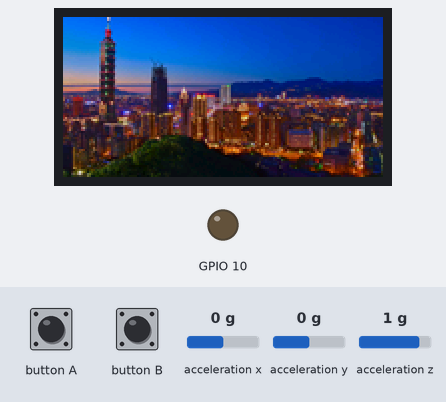
This sketch was run on a simulated ESP32. On the bench: 160×80 colour display, output pins drawn as LEDs (lit = HIGH). The test bench sets the inputs (shaded band); at power-on: acceleration x 0 g, acceleration y 0 g, acceleration z 1 g. What the sketch prints to the serial monitor is not drawn. At 3.0 s the program restarts the board; the recording ends there.

Above: at 0.3 s.
At 1.3 s:
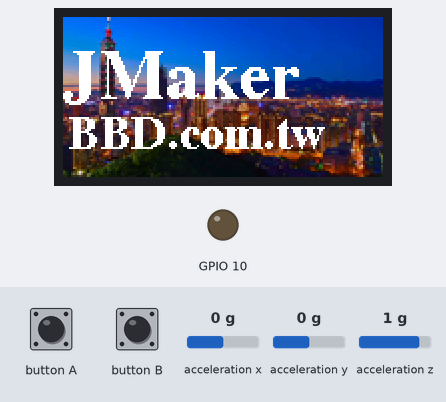
At 2.83 s:
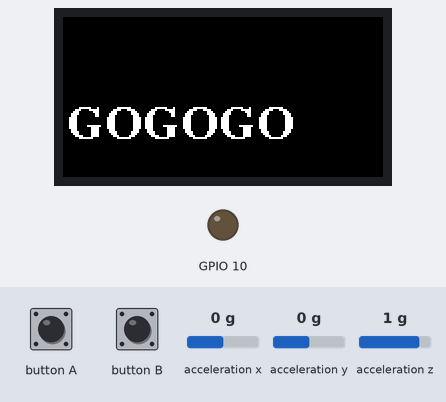

Measured:
- what the display in image 1 shows lasts 1.5 s, from 1.2 s to 2.7 s

The sketch:

IMU_data_analysis.ino
```cpp
//
#include "config.h"
#include "step_counting.h"
#include <Ticker.h>

#include "img1.h"
#include "img2.h"


#ifdef TARGET_M5STACK_GARY
  Ticker BeepTimer ;

  void beep_callback(int arg)
  {
    M5.Speaker.tone(NOTE_DH2, 200); //frequency 3000, with a duration of 200ms
    Serial.println("Beep!");
  }

#endif

void setup()
{
  M5.begin();               // Initialise the display

  #ifdef TARGET_M5STACK_GARY
    /*
    Power chip connected to gpio21, gpio22, I2C device
    Set battery charging voltage and current
    If used battery, please call this function in your project
    */
    M5.Power.begin();

  #endif

  int ret = M5.IMU.Init(); //return 0 is ok, return -1 is unknow
  Serial.printf("IMU init return value = %d\n",ret);

  #ifdef TARGET_M5STICK_C
    pinMode(M5_BUTTON_HOME, INPUT);  //設定ButtonA
    pinMode(M5_BUTTON_RST, INPUT);   //設定ButtonB
    pinMode(M5_LED, OUTPUT);         //設定內建的LED
  #endif

  M5.Lcd.fillScreen(TFT_BLACK); // 螢幕全黑

  M5.Lcd.setSwapBytes(true);  //要加這行，不然顏色會不正確
  M5.Lcd.setRotation(1);      //M5StickC預設LCD是直的，所以如果我們要讓它橫的顯示，就要轉90度。
  M5.Lcd.pushImage(0, 0, 160, 80, img1);  //顯示img1的圖片，x,y,寬,高,圖檔陣列名
  delay(1000);
  //M5.Lcd.fillScreen(BLACK);

  //顯示圖片，如果沒有清除畫面，文字就會壓在之前的圖片上
  //M5.Lcd.setFreeFont(&FreeSerifBold24pt7b);  //設定字型，請參考Adafruit GFX函式庫的資料
                                             //https://learn.adafruit.com/adafruit-gfx-graphics-library/using-fonts
  M5.Lcd.setFreeFont(&FreeSerifBold18pt7b);

  M5.Lcd.setCursor(0, 40);
  M5.Lcd.setTextColor(WHITE);
  M5.Lcd.setTextSize(1);
  M5.Lcd.printf("JMaker");
  M5.Lcd.setFreeFont(&FreeSerifBold12pt7b);
  M5.Lcd.setCursor(2, 65);
  M5.Lcd.setTextColor(WHITE);
  M5.Lcd.setTextSize(1);
  M5.Lcd.printf("BBD.com.tw");
  delay(1500);
  M5.Lcd.fillScreen(TFT_BLACK);

  M5.Lcd.setCursor(2, 60);
  M5.Lcd.printf("GOGOGO");

}


void loop()
{
 enum
 {
  MODE_SETP_COUNTING =0,
  MODE_DATA_COLLECTION
 } ;

 static int mode = MODE_SETP_COUNTING ;
 int step_number = 0 ;

 #if _CALCULATE_SAMPLING_TIME_ == 1
 static unsigned long counter = 0 ;
 unsigned long t1,t2,t3 ;
 #endif


 if(mode == MODE_SETP_COUNTING)
 {
     static int color[] = {BLACK, BLUE, GREEN, RED} ;

     #if _CALCULATE_SAMPLING_TIME_ == 1
       t1 = millis();
     #endif

     step_number = sampling_new_step() ;
     if(step_number != 0)
     {
       int index = step_number % 4 ;
       Serial.println(step_number);
       M5.Lcd.fillScreen(color[index]);
       M5.Lcd.setCursor(0, 20);
       M5.Lcd.printf("step: %5d", step_number);
     }

     #if _CALCULATE_SAMPLING_TIME_ == 1
        t2 = millis();
        Serial.printf("loop #%5d: %5d ms - sampling once\n", counter,t2-t1) ;
     #endif
 }
 else
 {
    #ifdef TARGET_M5STACK_GARY
      // mode == MODE_DATA_COLLECTION
      sample_and_save_one_record() ;  // save 1 record
    #endif
 }


 //---------------KEY event handling -------------------------
 #ifdef TARGET_M5STACK_GARY
    if(M5.BtnA.wasPressed())
    {
      #if _DEBUG_LOG_ == 1
         Serial.printf("Key-A pressed - Step counting mode") ;
      #endif
      M5.Lcd.fillScreen(BLACK);
      M5.Lcd.setCursor(0, 20);
      M5.Lcd.println("[Step-counting Mode]") ;
      mode = MODE_SETP_COUNTING ;
      reset_step_number() ;
      stop_collection() ;
    }
    else if(M5.BtnC.wasPressed())  // enter data collection mode
    {
      #if _DEBUG_LOG_ == 1
         Serial.printf("Key-C presseGd - data collection mode") ;
      #endif
      mode = MODE_DATA_COLLECTION ;
      start_collection() ;

      M5.Lcd.fillScreen(BLACK);
      M5.Lcd.setCursor(2, 60);
      M5.Lcd.println("[Data collection Mode]\n") ;
    }
    else if(M5.BtnB.wasPressed())  // start/stop 節拍器
    {
      static int beep_status = 0 ;
      if(beep_status == 0)
      {
        BeepTimer.attach_ms(500, beep_callback,0) ;
        beep_status = 1 ;
      }
      else
      {
        BeepTimer.detach() ;
        beep_status = 0 ;
      }
    }

 #endif

 #ifdef TARGET_M5STICK_C
    //當使用者按下ButtonA，顯示img2圖片，按下時LED亮起，放開LED就滅了
    if(digitalRead(M5_BUTTON_HOME) == LOW)
    {
      M5.Lcd.pushImage(0, 0, 160, 80, img2);
      digitalWrite(M5_LED, LOW);

      reset_step_number() ;
    }
    else
    {
      digitalWrite(M5_LED, HIGH);
    }

    //讓ButtonB擁有正常的Reset功能
    if(digitalRead(M5_BUTTON_RST) == LOW)
    {
      esp_restart();
    }
 #endif


 if(mode == MODE_SETP_COUNTING)
 {
    delay(50);   // 必須使每秒計步4~5次  (M5-Gray: 每個loop 260ms)

    #if _CALCULATE_SAMPLING_TIME_ == 1
        t3 = millis();
        Serial.printf("loop #%5d: %5d ms - loop once - %5d, %5d, %5d\n", counter++,t3-t1,t1,t2,t3) ;
    #endif
 }

 M5.update();  // key status update

}
```

data_collection.ino
```cpp
#include "config.h"
#include "step_counting.h"
#include <EEPROM.h>

#ifdef TARGET_M5STACK_GARY

  static int start_falg = 0 ;
  static File File_handle ;


  #define DATA_FILE_NAME "/acc_gyro_time"


  // return 0 if open file in SD-card error
  //
  int start_collection(void) // open the file
  {
   if(start_falg == 1)
    return 1;

   static int SD_init_flag = 0 ;
   if(SD_init_flag == 0)
   {
      if(!SD.begin()){
          Serial.println("Card Mount Failed");
          return 0;
      }
      uint8_t cardType = SD.cardType();

      if(cardType == CARD_NONE){
          Serial.println("No SD card attached");
          return 0;
      }

      Serial.print("SD Card Type: ");
      if(cardType == CARD_MMC){
          Serial.println("MMC");
      } else if(cardType == CARD_SD){
          Serial.println("SDSC");
      } else if(cardType == CARD_SDHC){
          Serial.println("SDHC");
      } else {
          Serial.println("UNKNOWN");
          return 0 ;
      }

      uint64_t cardSize = SD.cardSize() / (1024 * 1024);
      Serial.printf("SD Card Size: %lluMB\n", cardSize);
      Serial.printf("Total space: %lluMB\n", SD.totalBytes() / (1024 * 1024));
      Serial.printf("Used space: %lluMB\n", SD.usedBytes() / (1024 * 1024));
      SD_init_flag = 1 ;
   }

   //read serial number of data file from EEPROM
   //
   unsigned char eeprom_data[4] ;
   unsigned int * serial_number = (unsigned int *)eeprom_data ;
   char data_file_name[32] ;

   if(!EEPROM.begin(64))
   {
      Serial.println("failed to initialise EEPROM");
      (*serial_number) = 5410 ;
   }
   else
   {
       Serial.println("Sucess to initialise EEPROM");
       eeprom_data[0] = EEPROM.read(0) ;
       eeprom_data[1] = EEPROM.read(1) ;
       eeprom_data[2] = EEPROM.read(2) ;
       eeprom_data[3] = EEPROM.read(3) ;

       (*serial_number)++ ;
       EEPROM.write(0, eeprom_data[0]) ;
       EEPROM.write(1, eeprom_data[1]) ;
       EEPROM.write(2, eeprom_data[2]) ;
       EEPROM.write(3, eeprom_data[3]) ;
       EEPROM.commit() ;
   }

   sprintf(data_file_name, "%s_%d.csv",DATA_FILE_NAME,(*serial_number) ) ;
   Serial.printf("data file name is %s\n",data_file_name) ;

   // open DATA_FILE in FILE_APPEND mode
   File_handle = SD.open(data_file_name, FILE_APPEND);
   if(!File_handle){
          Serial.println("Failed to open file for appending");
          return 0;
   }

   start_falg =1 ;
   Serial.println("start data collection - after 10sec");
   delay(5*1000) ;  // unit: ms
   Serial.println("start data collection - GO!!!");

   return 1 ;
  }

  static int record_no = 0 ;

  void stop_collection(void)  // close the file
  {
   if(start_falg == 0)
    return ;

   File_handle.close();
   start_falg = 0 ;
   record_no = 0 ;
   Serial.println("stop data collection");

  }


  void sample_and_save_one_record(void)
  {
   #define AVG_NO 10

   if(start_falg == 0)
      return ;

   float accX, accX_sum = 0.0F;
   float accY, accY_sum = 0.0F;
   float accZ, accZ_sum = 0.0F;

   float gyroX, gyroX_sum = 0.0F;
   float gyroY, gyroY_sum = 0.0F;
   float gyroZ, gyroZ_sum = 0.0F;

   char record_str[100] ;

   static unsigned long old_t = 0 ;
   unsigned long current_t ;


   for(int i = 0; i < AVG_NO; i++)
   {
     M5.IMU.getGyroData(&gyroX,&gyroY,&gyroZ);  // 平均滤波
     M5.IMU.getAccelData(&accX,&accY,&accZ);

     accX_sum += accX ;
     accY_sum += accY ;
     accZ_sum += accZ ;

     gyroX_sum += gyroX ;
     gyroY_sum += gyroY ;
     gyroZ_sum += gyroZ ;
   }
   accX = accX_sum/AVG_NO ;
   accY = accY_sum/AVG_NO ;
   accZ = accZ_sum/AVG_NO ;
   gyroX = gyroX_sum/AVG_NO ;
   gyroY = gyroY_sum/AVG_NO ;
   gyroZ = gyroZ_sum/AVG_NO ;

   sprintf(record_str,"%5d, %d,%.5f,%.5f,%.5f,%.5f,%.5f,%.5f\n",record_no, millis(),accX,accY,accZ,gyroX,gyroY,gyroZ) ;

   if(File_handle.print(record_str))
   {
      current_t = millis() ;
      if(record_no != 0)
        Serial.printf("Record #%5d is appended, loop time = %5d ms\n",record_no ,current_t-old_t);

      record_no++ ;
      old_t = current_t ;
   }
   else
   {
      Serial.println("Append failed");
   }

  }

#endif  // for M5STack-Gary only
```

step_counting.h
```cpp
#ifndef STEP_COUNTING_H__
#define STEP_COUNTING_H__

#define SAMPLING_METHOD_1BY1
#define STEP_THD 0.05

#define FILTER_N 12
float Filter(char DIR) ;

#define FILTER_N_3AIX 36
void Filter_3aix(float * filterSum_X, float * filterSum_Y, float * filterSum_Z)  ;


void reset_step_number(void) ;
int get_step_number(void) ;

// return 0 means no new step, else return step number
int sampling_new_step(void) ;


#ifdef TARGET_M5STACK_GARY
  //=======data collection functions====
  //

  // return 0 if open file in SD-card error
  int start_collection(void) ;

  void stop_collection(void) ;
  void sample_and_save_one_record(void) ;

  //======= M5Stack-core Buzzer frequency definition  ====
  //
  #define NOTE_D0 -1
  #define NOTE_D1 294
  #define NOTE_D2 330
  #define NOTE_D3 350
  #define NOTE_D4 393
  #define NOTE_D5 441
  #define NOTE_D6 495
  #define NOTE_D7 556

  #define NOTE_DL1 147
  #define NOTE_DL2 165
  #define NOTE_DL3 175
  #define NOTE_DL4 196
  #define NOTE_DL5 221
  #define NOTE_DL6 248
  #define NOTE_DL7 278

  #define NOTE_DH1 589
  #define NOTE_DH2 661
  #define NOTE_DH3 700
  #define NOTE_DH4 786
  #define NOTE_DH5 882
  #define NOTE_DH6 990
  #define NOTE_DH7 112

#endif

#endif
```

step_counting.ino
```cpp
#include "config.h"
#include "step_counting.h"


float Filter(char DIR)   // DIR may be 'x','y','z'
{
    float accX, accY, accZ;

    // 平均滤波法
    float filterSum = 0.0;

    for(int i = 0; i < FILTER_N; i++)
    {
        M5.IMU.getAccelData(&accX, &accY, &accZ);
        if(DIR == 'x')
          filterSum += accX ;
        else if(DIR == 'y')
          filterSum += accY ;
        else
          filterSum += accZ ;

        delay(5);
    }

    return (float)(filterSum / FILTER_N);
}


void Filter_3aix(float * filterSum_X, float * filterSum_Y, float * filterSum_Z)
{
    float accX, accY, accZ;

    // 平均滤波法

    for(int i = 0; i < FILTER_N_3AIX; i++)
    {
        M5.IMU.getAccelData(&accX, &accY, &accZ);

        *filterSum_X = *filterSum_X + accX ;
        *filterSum_Y = *filterSum_Y + accY ;
        *filterSum_Z = *filterSum_Z + accZ ;

        delay(5);
    }

    *filterSum_X = *filterSum_X * 10 / FILTER_N_3AIX ;
    *filterSum_Y = *filterSum_Y * 10 / FILTER_N_3AIX ;
    *filterSum_Z = *filterSum_Z * 10 / FILTER_N_3AIX ;

}


static int stepNumber = 0;

void reset_step_number(void)
{
 stepNumber = 0 ;
}

int get_step_number(void)
{
 return stepNumber ;
}

// return 0 means no new step, else return step number
int sampling_new_step(void)
{
//~~~~~~~~~~~STEP COUNTER - BEGIN~~~~~~~~~~~~~~~~~~~~~~~~~~~~~~~~~~~~~~~~~~~~~~~~~~~~~~~

   static float oldAccx, oldAccy, oldAccz, oldDot;
   int new_step_flasg = 0 ;

#ifdef SAMPLING_METHOD_1BY1
   float accx = Filter('x') ;  // 读取滤波后的加速度 x 分量
   float accy = Filter('y') ;
   float accz = Filter('z') ;
#else
   float accx ; // 读取滤波后的加速度 x 分量
   float accy ;
   float accz ;
   Filter_3aix(&accx, &accy, &accz) ;
#endif

   float dot = (oldAccx * accx)+(oldAccy * accy)+(oldAccz * accz);

   float oldAcc = abs(sqrt(oldAccx * oldAccx + oldAccy * oldAccy + oldAccz * oldAccz));
   float newAcc = abs(sqrt(accx * accx + accy * accy + accz * accz));
   dot /= (oldAcc * newAcc);  // 计算加速度变化程度

   #if _DEBUG_LOG_ == 1
     Serial.printf("dot:%5.3f\noldDot:%5.3f\n", dot, oldDot);
   #endif

   if(abs(dot - oldDot) >= STEP_THD)
   {
        // 变化程度超过阈值，则判定步数增加; 并打印
        stepNumber += 1;
        new_step_flasg = stepNumber ;

   }

   oldAccx = accx;
   oldAccy = accy;
   oldAccz = accz;
   oldDot = dot;
//~~~~~~~~~~~STEP COUNTER - END~~~~~~~~~~~~~~~~~~~~~~~~~~~~~~~~~~~~~~~~~~~~~~~~~~~~~~~

  return new_step_flasg ;
}
```

config.h
```cpp
#ifndef _CONFIG_H__
#define _CONFIG_H__

#define _DEBUG_LOG_ 0
#define _CALCULATE_SAMPLING_TIME_ 1

#define TARGET_M5STICK_C
//#define TARGET_M5STACK_GARY

// !!!! define must ahead #include <M5Stack.h>
#ifdef TARGET_M5STACK_GARY
  #define M5STACK_MPU6886
  #include <M5Stack.h>
#endif

#ifdef TARGET_M5STICK_C
   #include <M5StickC.h>        // Hardware-specific library
#endif


#endif
```

Source omitted: img1.h (data table, 123350 bytes), img2.h (data table, 123350 bytes)
